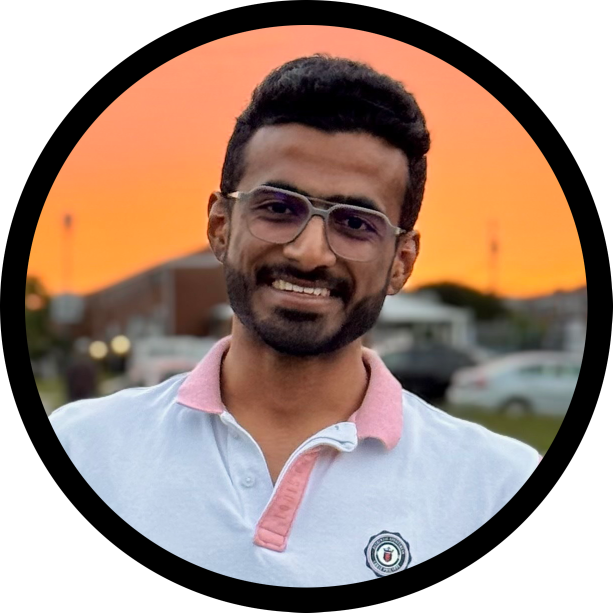
#> input picture images/headshot.png, 1225 x 1225 px, found by its file name (shown at 1/2 size)
$ python make_assets.py
#> lines starting #> are read from the running program, lines starting #| are printed output that depends on the picture; after the words box and inside, x2 and y2 are one past the last pixel; in counts of white or black regions, pixels touching at a corner belong together
"""make_assets.py -- regenerate the website's derived images from the originals.

Where it sits: originals in images/  ->  this script  ->  right-sized copies, icons and
the social-preview card that index.html links to. Not published: Jekyll (GitHub Pages)
skips folders whose names start with "_".
Inputs:  images/headshot.png (1225x1225, photo inside a circle on black),
         images/Ultrasound_Watermark.jpg (2031x994).
Outputs: images/headshot-256.jpg, images/headshot-512.jpg, images/Ultrasound_Watermark-1000.jpg,
         images/og-card.png (1200x630), favicon-32.png, apple-touch-icon.png (180x180).
Run from the repo root:  python3 _tools/make_assets.py
"""
import os                                                            # [L] os.path checks, not pathlib: three paths only, keeps it short
from PIL import Image, ImageDraw, ImageFont, ImageOps                # [L] Pillow: already installed here; no extra dependency

ACCENT = (181, 71, 11)                                               # [L] #b5470b burnt orange: 5.4:1 contrast on white, the site's accent
INK = (29, 29, 31)                                                   # [L] #1d1d1f near-black body text: 16.8:1 on white
INK_2 = (74, 74, 79)                                                 # [L] #4a4a4f secondary text: 8.9:1 on white, not light grey (slide: avoid gray-on-gray)
PAPER = (250, 247, 244)                                              # [L] #faf7f4 warm off-white, echoes the photo's sunset


def font(names, size):
    """Return the first available TrueType font from `names` at `size` px.

    names: list of file paths, tried in order (system fonts differ between Macs).
    size:  pixel height of the font (int).
    Method: try each path; ImageFont.truetype raises OSError if missing.
    Alternatives: ImageFont.load_default() -- a tiny bitmap font, unreadable on a 1200 px card.
    """
    for n in names:                                                  # [L] first font that exists wins
        try:
            return ImageFont.truetype(n, size)
        except OSError:                                              # [L] OSError = file not found / unreadable; try the next one
            continue
    return ImageFont.load_default()                                  # [L] last resort so the script never crashes


SERIF_BOLD = ["/System/Library/Fonts/Supplemental/Georgia Bold.ttf", "/Library/Fonts/Georgia Bold.ttf",
              "/System/Library/Fonts/Supplemental/Arial Bold.ttf"]   # [L] Georgia, not Arial, for the name: echoes the site's serif headings
SANS = ["/System/Library/Fonts/Supplemental/Arial.ttf"]              # [L] Arial for body text on the card
SANS_BOLD = ["/System/Library/Fonts/Supplemental/Arial Bold.ttf"]


def inner_circle_crop(img, inset_frac=0.02):
    """Crop the photo to the square that tightly holds its circle, minus a small inset.

    img:        RGB PIL image of the headshot (photo circle on a black square).
    inset_frac: fraction of the circle's diameter trimmed from each side (0.02 = 2 %),
                so dark anti-aliased edge pixels don't show as a thin black ring once
                CSS rounds the corners again.
    Returns:    square RGB image.
    Method: threshold brightness > 20 (black background is ~0) and take the bounding
            box of everything brighter -- that box is the circle's bounding square.
    Alternatives: hard-coded pixel numbers (break if the photo changes).
    """
#> called with inset_frac = 0.02
    mask = img.convert("L").point(lambda v: 255 if v > 20 else 0)    # [L] 20 of 255: just above pure black, so JPEG noise isn't counted as photo
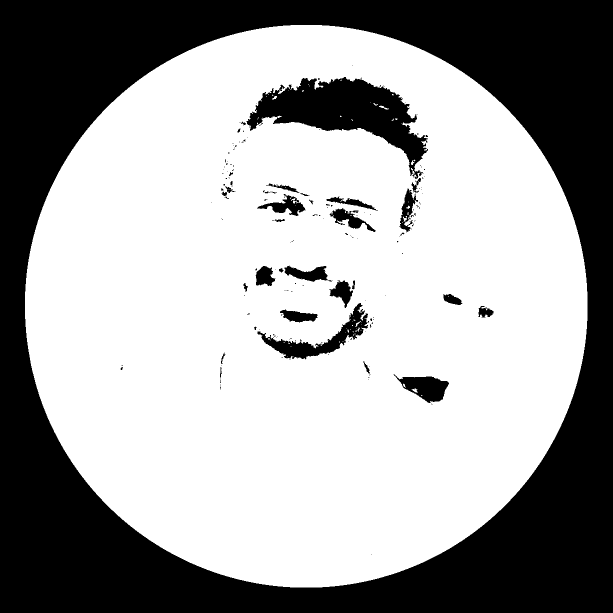
#> mask: PIL image 1225x1225 L (shown at 1/2 size); 62.9% white; 179 black regions (144 under 20 px), largest, box (x1, y1, x2, y2) and area: (0, 0, 1225, 1225) 504956, (493, 154, 856, 358) 28857, (515, 606, 738, 719) 5993
    left, top, right, bottom = mask.getbbox()                        # [L] bounding box of the photo circle, in px
#> left = 50; top = 50; right = 1175; bottom = 1175
    d = min(right - left, bottom - top)                              # [L] circle diameter in px
#> d = 1125
    inset = int(d * inset_frac)                                      # [L] e.g. 2 % of 1125 px ~ 22 px trimmed per side
#> inset = 22
    return img.crop((left + inset, top + inset, left + d - inset, top + d - inset))


def save_jpeg(img, path, width):
    """Resize `img` to `width` px wide (keeping its aspect ratio) and save as JPEG quality 85."""
    h = round(img.height * width / img.width)                        # [L] keep aspect ratio: new height = old height x scale
    img.resize((width, h), Image.LANCZOS).save(path, quality=85, optimize=True)  # [L] LANCZOS, not NEAREST: sharp downscaling; q85 ~ visually lossless at a third of q100's size
    print(f"wrote {path}: {width}x{h}, {os.path.getsize(path):,} bytes")


def wrap(draw, text, fnt, max_w):
    """Split `text` into lines no wider than `max_w` px when drawn with `fnt`."""
    lines, line = [], ""
    for word in text.split():                                        # [L] greedy word wrap: add words until the line would overflow
        trial = (line + " " + word).strip()
        if draw.textlength(trial, font=fnt) <= max_w:
            line = trial
        else:
            lines.append(line)
            line = word
    return lines + [line]


def main():
    # Step 1: right-sized headshots (256 px for normal screens, 512 px for 2x Retina)
    head = inner_circle_crop(Image.open("images/headshot.png").convert("RGB"))
    for w in (256, 512):                                             # [L] displayed at <= 220 CSS px, so 256 (1x) and 512 (2x) cover every screen
        save_jpeg(head, f"images/headshot-{w}.jpg", w)
#> this loop made 2 passes
#> pass 1, in save_jpeg, `img.resize((width, h), Image.LANCZOS).save(path, quality=85, optimize=..`:
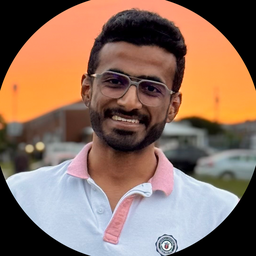
#> saved as headshot-256.jpg: PIL image 256x256 RGB; mean R, G, B 139.4, 111.2, 96.3

    # Step 2: lighter copy of the widest research figure (2031 px is ~3x what the page shows)
    save_jpeg(Image.open("images/Ultrasound_Watermark.jpg").convert("RGB"), "images/Ultrasound_Watermark-1000.jpg", 1000)
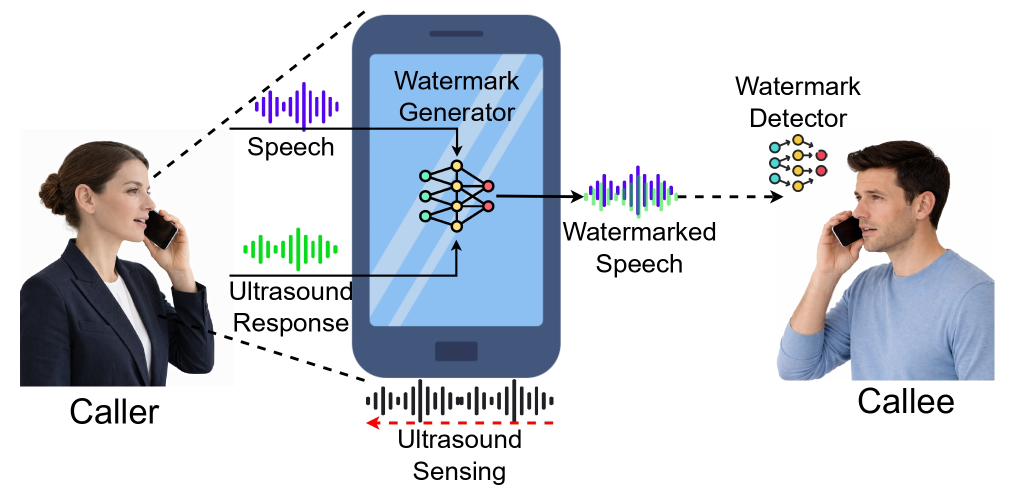
#> input picture images/Ultrasound_Watermark.jpg, 2031 x 994 px, found by its file name (shown at 1/2 size)
#> in save_jpeg, img is the input picture: PIL image 2031x994 RGB; mean R, G, B 206.8, 211.3, 218.3
#| wrote images/Ultrasound_Watermark-1000.jpg: 1000x489, 66,404 bytes

    # Step 3: favicons -- "RG" monogram on the accent colour
    for size, path in ((32, "favicon-32.png"), (180, "apple-touch-icon.png")):  # [L] 32 px browser tab; 180 px is Apple's home-screen icon size
        icon = Image.new("RGB", (size, size), ACCENT)                # [L] opaque square, not transparent: iOS fills transparency with black
        d = ImageDraw.Draw(icon)
        f = font(SERIF_BOLD, int(size * 0.5))                        # [L] letters at half the icon height stay legible at 32 px
        d.text((size / 2, size / 2), "RG", font=f, fill="white", anchor="mm")  # [L] anchor "mm" = centre the text on that point
        icon.save(path)
        print(f"wrote {path}: {size}x{size}")
#> this loop made 2 passes
#> pass 2, in main, `icon.save(path)`:
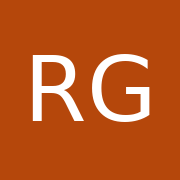
#> saved as apple-touch-icon.png: PIL image 180x180 RGB; mean R, G, B 187.6, 87.5, 32.8

    # Step 4: social-preview card, 1200x630 (the size LinkedIn, Slack, iMessage and X expect)
    W, H = 1200, 630
    card = Image.new("RGB", (W, H), PAPER)
    d = ImageDraw.Draw(card)
    d.rectangle((0, 0, 16, H), fill=ACCENT)                          # [L] 16 px accent bar on the left edge ties the card to the site
    photo = head.resize((360, 360), Image.LANCZOS)                   # [L] 360 px photo ~ 57 % of the card height
    mask = Image.new("L", (360, 360), 0)
#> mask: PIL image 360x360 L; every value is 0
    ImageDraw.Draw(mask).ellipse((0, 0, 359, 359), fill=255)         # [L] circular mask, not a square photo: matches the site
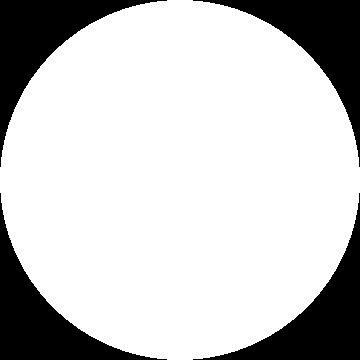
#> mask: PIL image 360x360 L; 78.5% white; 4 black regions, box (x1, y1, x2, y2) and area: (0, 0, 167, 167) 6967, (193, 0, 360, 167) 6967, (0, 193, 167, 360) 6967, (193, 193, 360, 360) 6967
    card.paste(photo, (80, 135), mask)                               # [L] (80, 135): vertically centred, (630 - 360) / 2 = 135
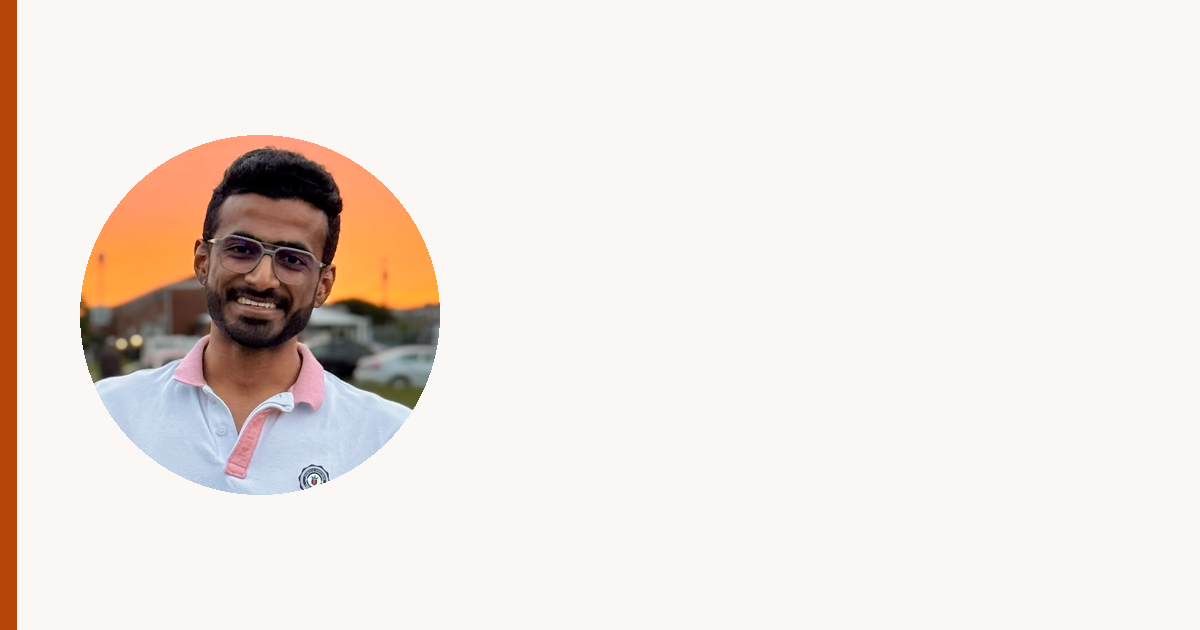
#> card: PIL image 1200x630 RGB; mean R, G, B 237.5, 228.9, 223.1
    x = 500                                                          # [L] text column starts 60 px right of the photo
    d.text((x, 150), "Rishav Gupta", font=font(SERIF_BOLD, 66), fill=INK)
#> the loop in font, `for n in names:` made 1 pass
    d.text((x, 238), "Ph.D. Student in Computer Science, UMBC", font=font(SANS_BOLD, 30), fill=ACCENT)
    blurb = ("Turning everyday smartphones into cardiovascular sensors, using only "
             "the phone's own speaker and microphone.")
    y = 300
    for line in wrap(d, blurb, font(SANS, 30), W - x - 70):          # [L] 70 px right margin keeps text off the edge
#> in wrap, `lines, line = [], ""`: line = ''
        d.text((x, y), line, font=font(SANS, 30), fill=INK_2)
        y += 42                                                      # [L] 42 px line spacing = 1.4 x the 30 px font
#> this loop made 3 passes
#> after the loop, y = 426
    d.text((x, y + 30), "riishavguptaa.com", font=font(SANS_BOLD, 28), fill=ACCENT)
    card.save("images/og-card.png", optimize=True)
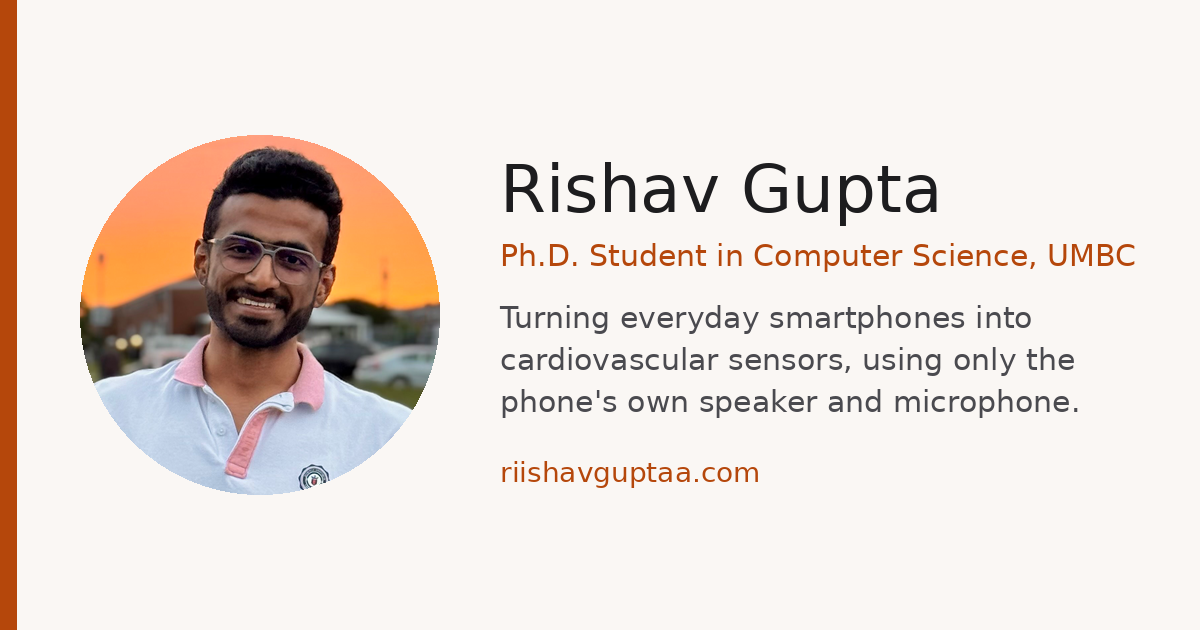
#> saved as og-card.png: PIL image 1200x630 RGB; mean R, G, B 232.8, 223.5, 217.5
    print(f"wrote images/og-card.png: {W}x{H}, {os.path.getsize('images/og-card.png'):,} bytes")


if __name__ == "__main__":
    main()
